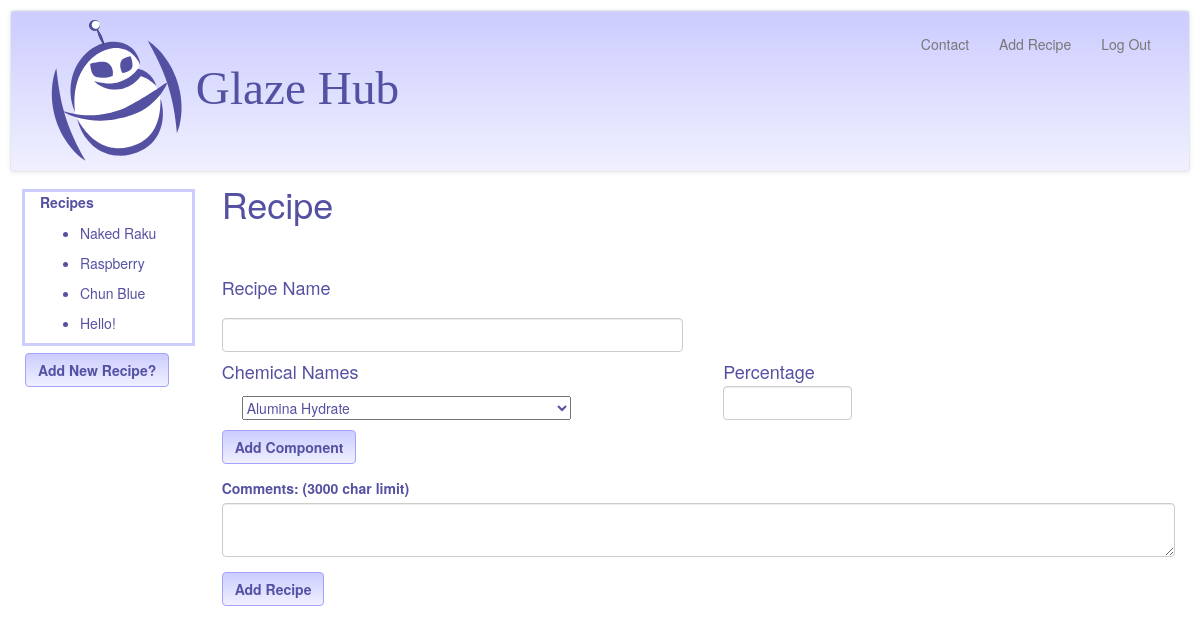
The app's page /addRecipe/4 (signed in), older data.
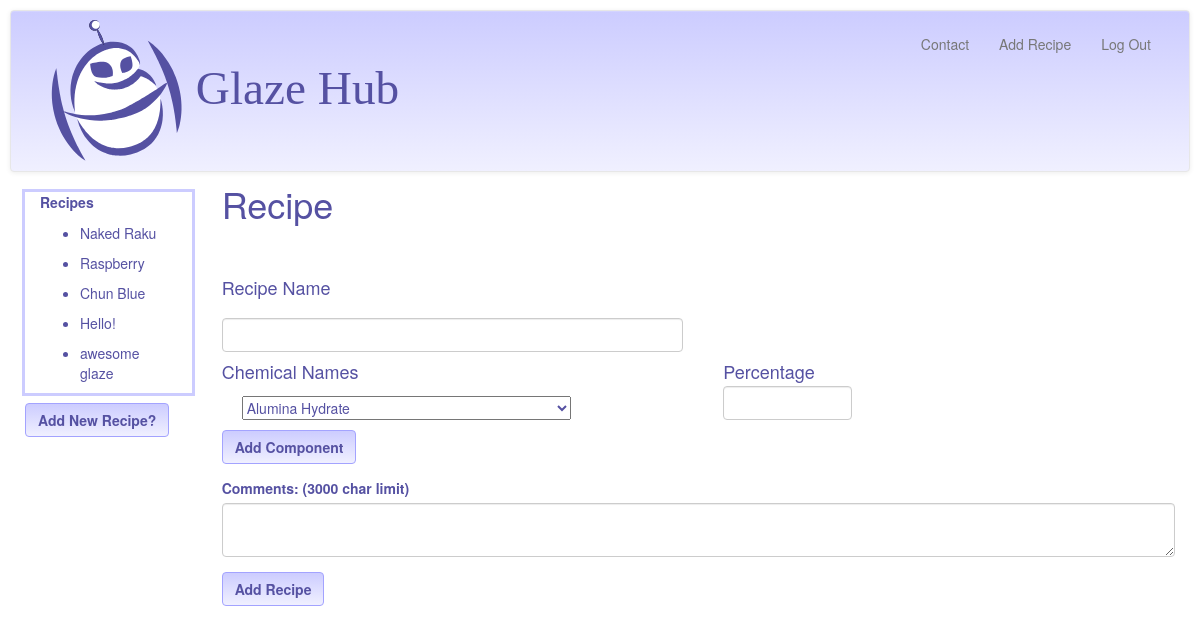
The same page, newer data.
### model.py (models this page shows, shortened)
class Recipe(Base):
	__tablename__ = "recipes"
	id = Column(Integer, primary_key = True)
	recipe_name = Column(String (120))
	user_id = Column(Integer, ForeignKey('users.id'))
	user_notes = Column(String (3000), nullable = True)
	user = relationship("User", backref = backref("recipes", order_by=id))
	@classmethod
	def getRecipeNamesByUserID(cls, user_id):
		return session.query(Recipe).filter_by(user_id = user_id).all()

### glazehub.py (the view)
@app.route("/addRecipe/<int:userViewID>", methods=['GET'])
def showRecipeAddForm(userViewID):
	userLoginID = session["user_id"]
	recipe_name = ""
	if userLoginID != int(userViewID):
		flash ("Invalid User ID. Here are your recipes. 2")
		userViewID = userLoginID
		recipes = model.Recipe.getRecipeNamesByUserID(userLoginID)
		return render_template("user_recipes.html", user_id = userViewID, display_recipes = recipes)
	else:
		display_recipes = showUserRecipeList(userViewID)
		chems = model.session.query(model.Chem).all()
		chemNames = [chem.chem_name for chem in chems]
		components = []
	return render_template("add_recipe.html", chem_names = chemNames, user_id = userViewID,
			display_recipes= display_recipes, recipe_name = recipe_name, components = components)

### glazehub.py (called while the page is built)
def showUserRecipeList(userViewID):
	userLoginID = session["user_id"]
	if userLoginID != int(userViewID):
		flash ("Invalid User ID. Here are your recipes. 3")
		userViewID = userLoginID
		recipes = model.Recipe.getRecipeNamesByUserID(userLoginID)
		return recipes
	else:
		recipes = model.Recipe.getRecipeNamesByUserID(userViewID)
		return recipes

### templates/add_recipe.html (shortened to what this page needs)
{% extends 'base2.html' %}
{% block body %}
<div class = "col-sm-2">
	<div class = "col-sm-12" id = "recipe_list" style="outline: 3px solid #ccccff; margin-bottom:10px" >
    	<label class = "control-label" for="userRecipes">
			Recipes
		</label>
		{% for recipe in display_recipes %}
		<ul style = "margin-top: 6px" id="recipe_names">
			<a id = "recipe_links" href = "/recipecomps/{{ recipe.user_id }} /{{recipe.recipe_name }}">
				<li>{{ recipe.recipe_name }}</li></a>
		</ul>
		{% endfor %}
	</div>
	<div class = "row" id = "add_recipe_button">
		<div class = "col-sm-2">
			<a href = "/addRecipe/{{user_id}}">
			<button class ="btn btn-GH" type = "submit" id = "add_recipe">
					<strong>Add New Recipe?</strong></button>
			</a>
		</div>
	</div>
</div>
<div class = "col-sm-10" id = "recipe_section" style="margin-top:-2em">
	<h1>Recipe</h1>
	<div id = "compTemplate">
		<div class = "col-sm-6" style = "margin:5px">
		    <select name="chem">
				{% for chem in chem_names %}
					<option value="{{ chem }}">{{ chem }}</option>
				{% endfor %}
			</select>
		</div>
		<div class = "col-sm-2" style = "margin-top:-10px">
			<input class = "form-control" type = "text" id = "percentage"
					name="percentage"/>
		</div>
	</div>
	<form method=post>
		<div class = "row">
			<div class = "form-group" id = "recipename">
				<div class = "col-sm-6">
					<label class = "control-label" for="recipename" id ="recipename">
						<h4>Recipe Name</h4>
					</label>
					<input class = "form-control" type = "text" id = "recipename"
						name="recipename" />
				</div>
			</div>
		</div>
		<div id = "chemicals">
		<div class = "row">
			<div class = "col-sm-6">
				<h4>Chemical Names</h4>
			</div>
			<div class = "col-sm-2" style="margin-left:10px">
				<h4>Percentage</h4>
			</div>
		</div>
			<div id = "chems_percents_tbl">
			<div class = "col-sm-8" style = "margin-left:10px">
				<div class ="row">
					<button id = "add_component" class ="btn btn-GH" style="margin-top:5px; margin-left:-10px" ><strong>Add Component</strong>
					</button>
				</div>
			</div>
			<div class = "row" id = "addNotes">
			<label class = "col-sm-8 control-label" for="userCommentslbl" id ="userCommentslbl" style = "margin-top:1em">
				Comments: (3000 char limit)
			</label>
			</div>
			<div class = "row">
				<div class = "col-sm-12" id = "userComments">
					<textarea class = "form-control" name = "usercomments" type = "text" maxlength = "3000", id = "usercomments" style = " margin-bottom:10px"></textarea>
				</div>
			</div>
				<div class = "col-sm-8">
					<div class = "row">
							<button class ="btn btn-GH" style="margin-top:5px; " type = "submit" id = "add_recipe" value="Add Recipe">
							<strong>Add Recipe</strong>
							</button>
					</div>
				</div>
		</div>
	</form>
</div>
{% endblock %}

### templates/base2.html (shortened to what this page needs)
<html>
    <head>
        <link rel="stylesheet" href="/static/css/bootstrap.css" />
        <link rel="stylesheet" href="/static/css/style.css" />
    </head>
    <body>
        <div class="navbar navbar-default">
            <div class="container-fluid">
                <div class="navbar-header">
                    <img class = "header_logo" src="/static/img/ghlogo1114.svg"><a class="navbar-brand" href="/"></a>
                </div>
                <div class="navbar-collapse collapse">
                    <ul class="nav navbar-nav navbar-right">
                        <li ><a href="mailto:marlenehirose@gmail.com">Contact</a></li>
                        {% if session["user_id"] %}
                            <li><a href = "/addRecipe/{{user_id}}">Add Recipe</a><li>
                            <li ><a href="/logout"> {{"Log Out"}} </a></li>
                        {% else %}
                             <li ><a href="/enterRecipe">Calculator</a></li>
                            <li ><a href="/login">{{"Log In"}}</a></li>
                        {% endif %}
                    </ul>
                </div>
            </div>
        </div>
        {% block body %}{% endblock %}
    </body>
</html>

### static/css/style.css (style rules this page uses)
a:link { color:#5551a2; }
.header_logo { width: 350px; }
body { margin:10px; font-family: "Helvetica Neue", Helvetica, "Segoe UI", Arial, freesans, sans-serif; color:#5551a2; }
#compTemplate { visibility: hidden; }
input { height:3em; margin-top: 5px; }
.navbar-default { background-image: -webkit-linear-gradient(top, #ccccff 0%, #f0f0ff 100%); background-image: -o-linear-gradient(top, #ccccff 0%, #f0f0ff 100%); background-image: -webkit-gradient(linear, left top, left bottom, from(#ccccff), to(#f0f0ff)); background-image: linear-gradient(to bottom, #ccccff 0%, #f0f0ff 100%); filter: progid:DXImageTransform.Microsoft.gradient(startColorstr='#ccccffccccffff', endColorstr='#ccccff0f0ff', GradientType=0); filter: progid:DXImageTransform.Microsoft.gradient(enabled = false); background-repeat: repeat-x; border-radius: 4px; padding:8px; -webkit-box-shadow: inset 0 1px 0 rgba(255, 255, 255, .15), 0 1px 5px rgba(0, 0, 0, .075); box-shadow: inset 0 1px 0 rgba(255, 255, 255, .15), 0 1px 5px rgba(0, 0, 0, .075); }
.btn-GH { background-image: -webkit-linear-gradient(top, #ccccff 0%, #f0f0ff 100%); background-image: -o-linear-gradient(top, #ccccff 0%, #f0f0ff 100%); background-image: -webkit-gradient(linear, left top, left bottom, from(#ccccff), to(#f0f0ff)); background-image: linear-gradient(to bottom, #ccccff 0%, #f0f0ff 100%); filter: progid:DXImageTransform.Microsoft.gradient(startColorstr='#ffccccff', endColorstr='#fff0f0ff', GradientType=0); filter: progid:DXImageTransform.Microsoft.gradient(enabled = false); background-repeat: repeat-x; border-color: #a3a3ff; color:#5551a2; }

Row changes from the older to the newer data that the page shows:
added Recipe: recipe_name "awesome glaze"
